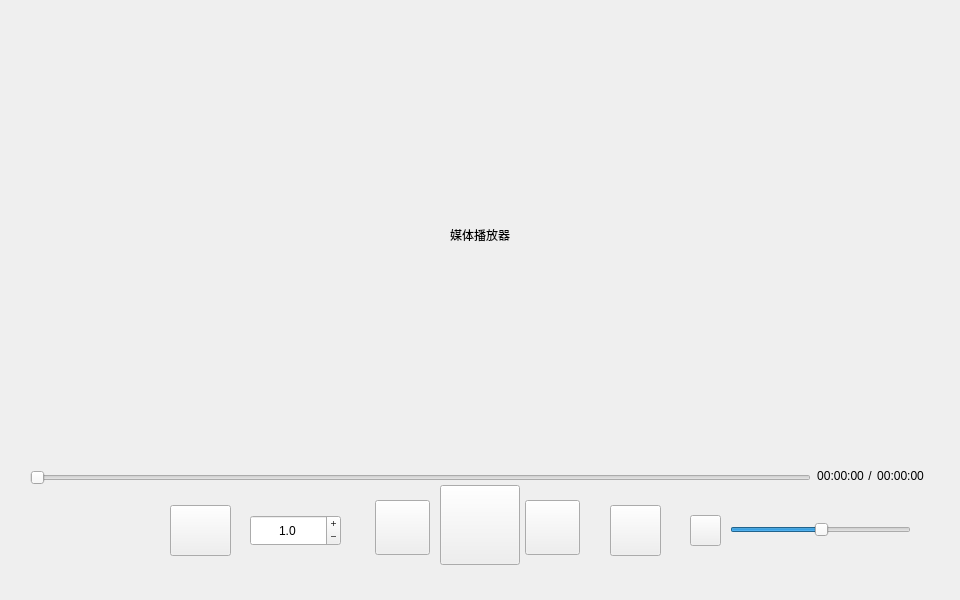
<?xml version="1.0" encoding="UTF-8"?>
<ui version="4.0">
 <class>VideoWindow</class>
 <widget class="QMainWindow" name="VideoWindow">
  <property name="geometry">
   <rect>
    <x>0</x>
    <y>0</y>
    <width>960</width>
    <height>600</height>
   </rect>
  </property>
  <property name="windowTitle">
   <string>MainWindow</string>
  </property>
  <widget class="QWidget" name="centralwidget">
   <widget class="QPushButton" name="forwardButton">
    <property name="geometry">
     <rect>
      <x>525</x>
      <y>500</y>
      <width>55</width>
      <height>55</height>
     </rect>
    </property>
    <property name="styleSheet">
     <string notr="true">border-image: url(:/cannotforward.png);</string>
    </property>
    <property name="text">
     <string/>
    </property>
   </widget>
   <widget class="QSlider" name="voiceSlider">
    <property name="geometry">
     <rect>
      <x>730</x>
      <y>522</y>
      <width>181</width>
      <height>16</height>
     </rect>
    </property>
    <property name="value">
     <number>50</number>
    </property>
    <property name="orientation">
     <enum>Qt::Orientation::Horizontal</enum>
    </property>
   </widget>
   <widget class="QDoubleSpinBox" name="speedOptionBox">
    <property name="geometry">
     <rect>
      <x>250</x>
      <y>515</y>
      <width>91</width>
      <height>31</height>
     </rect>
    </property>
    <property name="mouseTracking">
     <bool>false</bool>
    </property>
    <property name="tabletTracking">
     <bool>false</bool>
    </property>
    <property name="alignment">
     <set>Qt::AlignmentFlag::AlignCenter</set>
    </property>
    <property name="buttonSymbols">
     <enum>QAbstractSpinBox::ButtonSymbols::PlusMinus</enum>
    </property>
    <property name="suffix">
     <string/>
    </property>
    <property name="decimals">
     <number>1</number>
    </property>
    <property name="minimum">
     <double>0.500000000000000</double>
    </property>
    <property name="maximum">
     <double>3.000000000000000</double>
    </property>
    <property name="singleStep">
     <double>0.500000000000000</double>
    </property>
    <property name="stepType">
     <enum>QAbstractSpinBox::StepType::DefaultStepType</enum>
    </property>
    <property name="value">
     <double>1.000000000000000</double>
    </property>
   </widget>
   <widget class="QLabel" name="label">
    <property name="geometry">
     <rect>
      <x>30</x>
      <y>10</y>
      <width>900</width>
      <height>450</height>
     </rect>
    </property>
    <property name="text">
     <string>媒体播放器</string>
    </property>
    <property name="alignment">
     <set>Qt::AlignmentFlag::AlignCenter</set>
    </property>
   </widget>
   <widget class="QSlider" name="progressBar">
    <property name="geometry">
     <rect>
      <x>30</x>
      <y>470</y>
      <width>781</width>
      <height>16</height>
     </rect>
    </property>
    <property name="orientation">
     <enum>Qt::Orientation::Horizontal</enum>
    </property>
   </widget>
   <widget class="QPushButton" name="backwardButton">
    <property name="geometry">
     <rect>
      <x>375</x>
      <y>500</y>
      <width>55</width>
      <height>55</height>
     </rect>
    </property>
    <property name="styleSheet">
     <string notr="true">border-image: url(:/cannotbackward.png);</string>
    </property>
    <property name="text">
     <string/>
    </property>
   </widget>
   <widget class="QLabel" name="seperate">
    <property name="geometry">
     <rect>
      <x>850</x>
      <y>470</y>
      <width>40</width>
      <height>12</height>
     </rect>
    </property>
    <property name="text">
     <string>/</string>
    </property>
    <property name="alignment">
     <set>Qt::AlignmentFlag::AlignCenter</set>
    </property>
   </widget>
   <widget class="QPushButton" name="voiceButton">
    <property name="geometry">
     <rect>
      <x>690</x>
      <y>515</y>
      <width>31</width>
      <height>31</height>
     </rect>
    </property>
    <property name="styleSheet">
     <string notr="true">border-image: url(:/notmuted.png);</string>
    </property>
    <property name="text">
     <string/>
    </property>
   </widget>
   <widget class="QPushButton" name="stopButton">
    <property name="geometry">
     <rect>
      <x>610</x>
      <y>505</y>
      <width>51</width>
      <height>51</height>
     </rect>
    </property>
    <property name="styleSheet">
     <string notr="true">border-image: url(:/stop.png);</string>
    </property>
    <property name="text">
     <string/>
    </property>
   </widget>
   <widget class="QLabel" name="time_total">
    <property name="geometry">
     <rect>
      <x>875</x>
      <y>465</y>
      <width>51</width>
      <height>21</height>
     </rect>
    </property>
    <property name="text">
     <string>00:00:00</string>
    </property>
    <property name="alignment">
     <set>Qt::AlignmentFlag::AlignCenter</set>
    </property>
   </widget>
   <widget class="QPushButton" name="playButton">
    <property name="geometry">
     <rect>
      <x>440</x>
      <y>485</y>
      <width>80</width>
      <height>80</height>
     </rect>
    </property>
    <property name="styleSheet">
     <string notr="true">border-image: url(:/cannotplay.png);</string>
    </property>
    <property name="text">
     <string/>
    </property>
   </widget>
   <widget class="QLabel" name="time_now">
    <property name="geometry">
     <rect>
      <x>815</x>
      <y>465</y>
      <width>51</width>
      <height>21</height>
     </rect>
    </property>
    <property name="text">
     <string>00:00:00</string>
    </property>
    <property name="alignment">
     <set>Qt::AlignmentFlag::AlignCenter</set>
    </property>
   </widget>
   <widget class="QPushButton" name="openButton">
    <property name="geometry">
     <rect>
      <x>170</x>
      <y>505</y>
      <width>61</width>
      <height>51</height>
     </rect>
    </property>
    <property name="styleSheet">
     <string notr="true">border-image: url(:/open.png);</string>
    </property>
    <property name="text">
     <string/>
    </property>
   </widget>
  </widget>
 </widget>
 <resources/>
 <connections/>
</ui>
